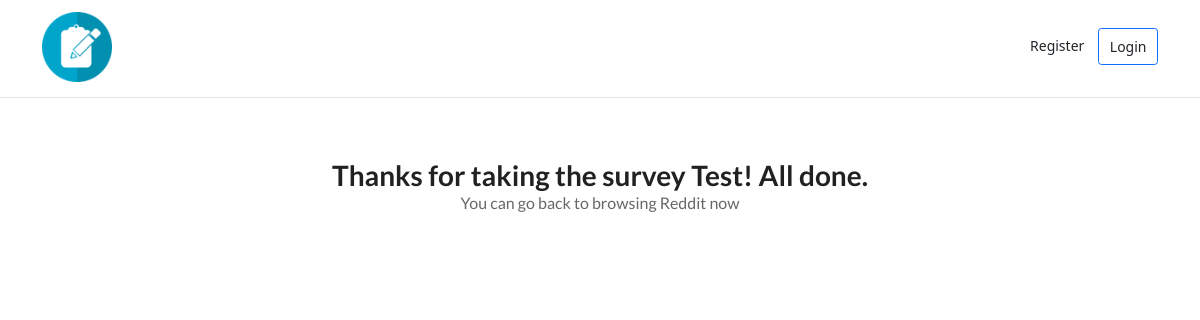
The app's page /surveys/1/thanks/, older data.
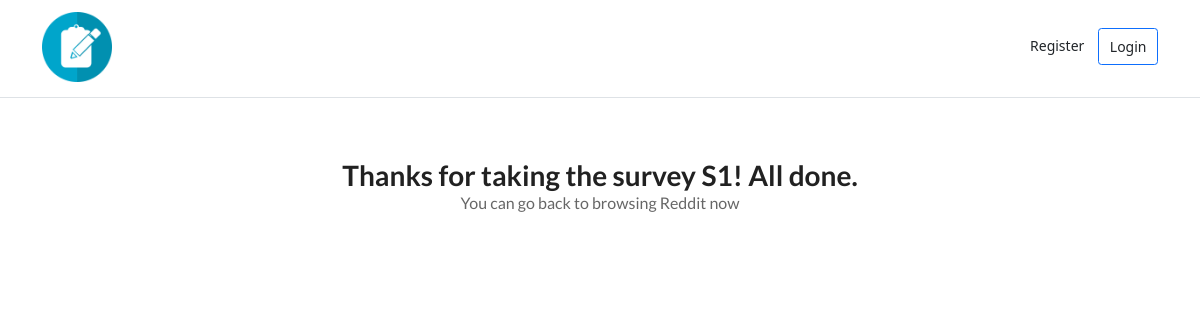
The same page, newer data.
### survey/models.py (models this page shows)
class Survey(models.Model):
    title = models.CharField(max_length=64)
    is_active = models.BooleanField(default=False)
    creator = models.ForeignKey(Account, on_delete=models.CASCADE)
    created_at = models.DateTimeField(default=timezone.now)
    points = models.IntegerField(default=0)

### survey/views.py (the view)
# urls.py: path("surveys/<int:pk>/thanks/", thanks, name="thanks"),
def thanks(request, pk):
    survey = get_object_or_404(Survey, pk=pk, is_active=True)
    return render(request, "survey/thanks.html", {"survey": survey})

### survey/templates/survey/thanks.html (shortened to what this page needs)
{% extends "base.html" %}
{% block content %}
<div class="ui center aligned basic very padded segment">
    <h1 class="ui header">Thanks for taking the survey {{ survey.title }}! All done.
        <div class="sub header">You can go back to browsing Reddit now</div>
    </h1>
</div>
{% endblock %}

Row changes from the older to the newer data that the page shows:
changed Survey: title "Test" → "S1"
